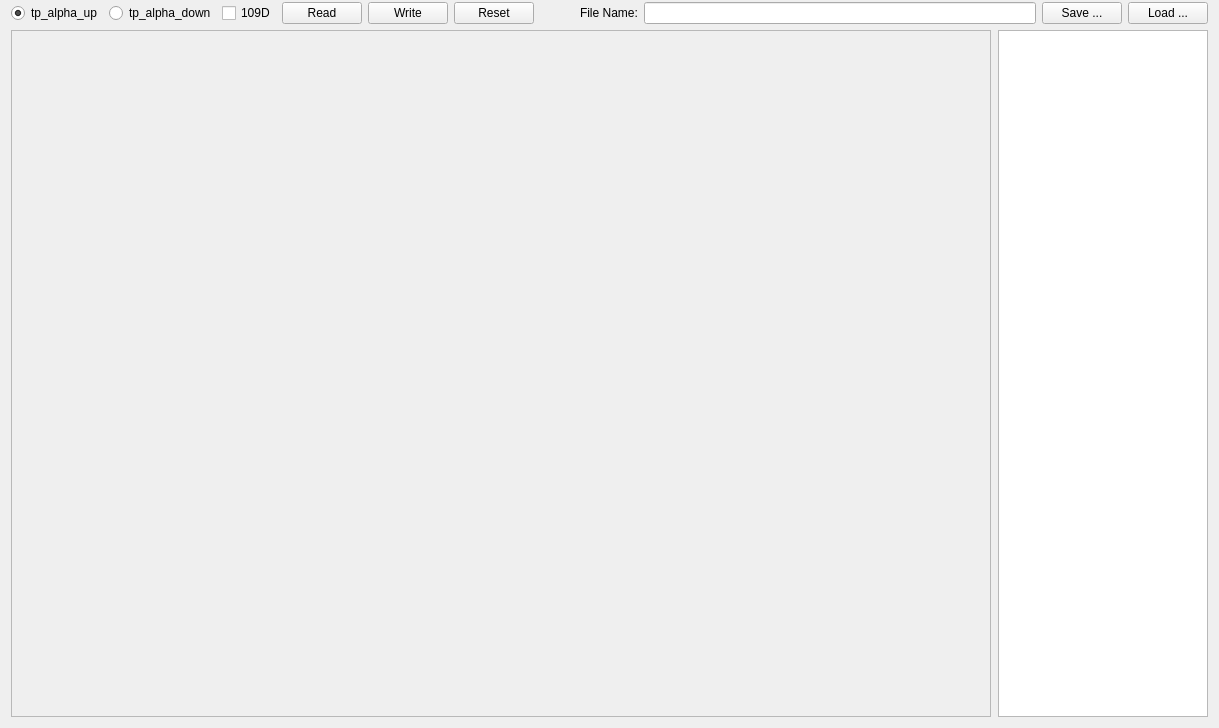
<?xml version="1.0" encoding="UTF-8"?>
<ui version="4.0">
 <class>FrameTPFilter</class>
 <widget class="QFrame" name="FrameTPFilter">
  <property name="geometry">
   <rect>
    <x>0</x>
    <y>0</y>
    <width>1219</width>
    <height>728</height>
   </rect>
  </property>
  <property name="windowTitle">
   <string>Frame</string>
  </property>
  <layout class="QVBoxLayout" name="verticalLayout_3">
   <property name="topMargin">
    <number>2</number>
   </property>
   <item>
    <layout class="QHBoxLayout" name="horizontalLayout">
     <item>
      <widget class="QRadioButton" name="radioButton1">
       <property name="text">
        <string>tp_alpha_up</string>
       </property>
       <property name="checked">
        <bool>true</bool>
       </property>
      </widget>
     </item>
     <item>
      <widget class="QRadioButton" name="radioButton2">
       <property name="text">
        <string>tp_alpha_down</string>
       </property>
      </widget>
     </item>
     <item>
      <widget class="QCheckBox" name="checkBox109D">
       <property name="text">
        <string>109D</string>
       </property>
      </widget>
     </item>
     <item>
      <widget class="QPushButton" name="pushButtonRead">
       <property name="text">
        <string>Read</string>
       </property>
      </widget>
     </item>
     <item>
      <widget class="QPushButton" name="pushButtonWrite">
       <property name="text">
        <string>Write</string>
       </property>
      </widget>
     </item>
     <item>
      <widget class="QPushButton" name="pushButtonReset">
       <property name="text">
        <string>Reset</string>
       </property>
      </widget>
     </item>
     <item>
      <spacer name="horizontalSpacer">
       <property name="orientation">
        <enum>Qt::Horizontal</enum>
       </property>
       <property name="sizeType">
        <enum>QSizePolicy::Preferred</enum>
       </property>
       <property name="sizeHint" stdset="0">
        <size>
         <width>40</width>
         <height>20</height>
        </size>
       </property>
      </spacer>
     </item>
     <item>
      <widget class="QLabel" name="label_3">
       <property name="text">
        <string>File Name:</string>
       </property>
      </widget>
     </item>
     <item>
      <widget class="QLineEdit" name="lineEditFilename"/>
     </item>
     <item>
      <widget class="QPushButton" name="pushButtonSave">
       <property name="text">
        <string>Save ...</string>
       </property>
      </widget>
     </item>
     <item>
      <widget class="QPushButton" name="pushButtonLoad">
       <property name="text">
        <string>Load ...</string>
       </property>
      </widget>
     </item>
    </layout>
   </item>
   <item>
    <layout class="QHBoxLayout" name="horizontalLayout_5">
     <item>
      <widget class="FrameTPFilterPanel" name="framePanel">
       <property name="focusPolicy">
        <enum>Qt::StrongFocus</enum>
       </property>
       <property name="styleSheet">
        <string notr="true"/>
       </property>
       <property name="frameShape">
        <enum>QFrame::StyledPanel</enum>
       </property>
       <property name="frameShadow">
        <enum>QFrame::Raised</enum>
       </property>
       <layout class="QHBoxLayout" name="horizontalLayout_3">
        <property name="spacing">
         <number>0</number>
        </property>
        <property name="leftMargin">
         <number>0</number>
        </property>
        <property name="topMargin">
         <number>0</number>
        </property>
        <property name="rightMargin">
         <number>0</number>
        </property>
        <property name="bottomMargin">
         <number>0</number>
        </property>
        <item>
         <spacer name="horizontalSpacer_2">
          <property name="orientation">
           <enum>Qt::Horizontal</enum>
          </property>
          <property name="sizeHint" stdset="0">
           <size>
            <width>40</width>
            <height>20</height>
           </size>
          </property>
         </spacer>
        </item>
       </layout>
      </widget>
     </item>
     <item>
      <spacer name="verticalSpacer">
       <property name="orientation">
        <enum>Qt::Vertical</enum>
       </property>
       <property name="sizeHint" stdset="0">
        <size>
         <width>1</width>
         <height>40</height>
        </size>
       </property>
      </spacer>
     </item>
     <item>
      <widget class="QTableView" name="tableView">
       <property name="minimumSize">
        <size>
         <width>210</width>
         <height>0</height>
        </size>
       </property>
       <property name="maximumSize">
        <size>
         <width>210</width>
         <height>16777215</height>
        </size>
       </property>
       <property name="selectionMode">
        <enum>QAbstractItemView::SingleSelection</enum>
       </property>
       <property name="selectionBehavior">
        <enum>QAbstractItemView::SelectRows</enum>
       </property>
       <property name="showGrid">
        <bool>true</bool>
       </property>
       <attribute name="horizontalHeaderHighlightSections">
        <bool>false</bool>
       </attribute>
       <attribute name="verticalHeaderVisible">
        <bool>false</bool>
       </attribute>
      </widget>
     </item>
    </layout>
   </item>
  </layout>
 </widget>
 <customwidgets>
  <customwidget>
   <class>FrameTPFilterPanel</class>
   <extends>QFrame</extends>
   <header>frametpfilterpanel.h</header>
   <container>1</container>
  </customwidget>
 </customwidgets>
 <resources/>
 <connections/>
</ui>
